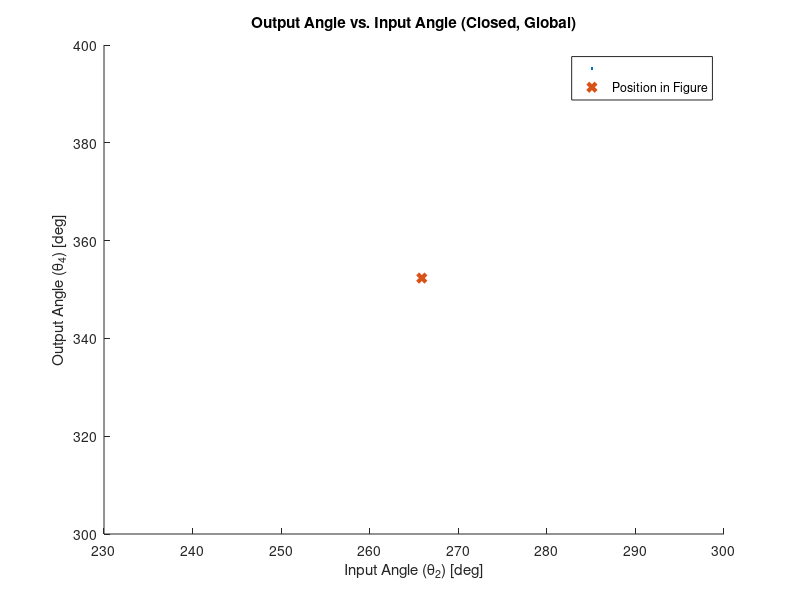
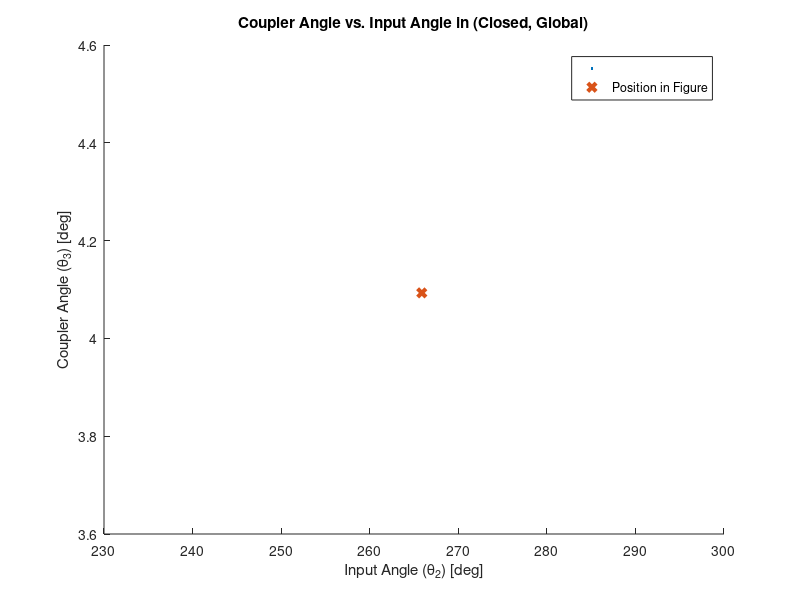
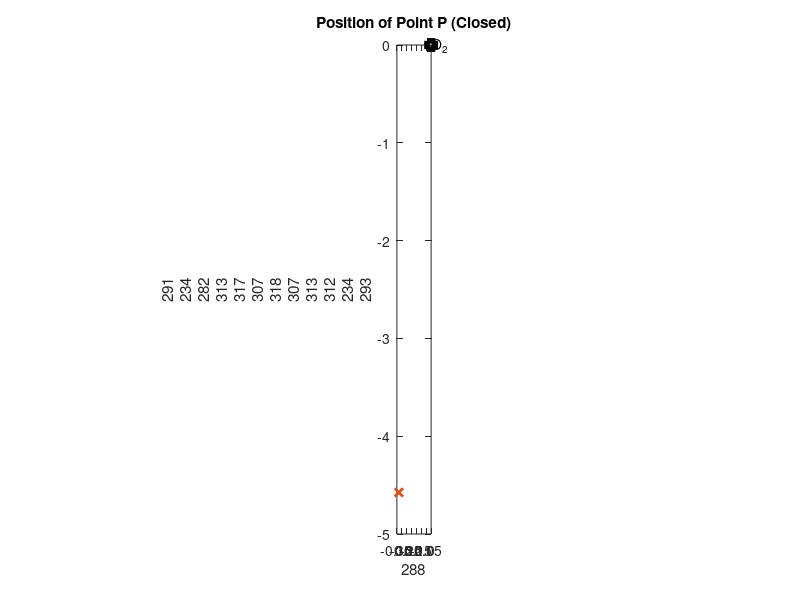
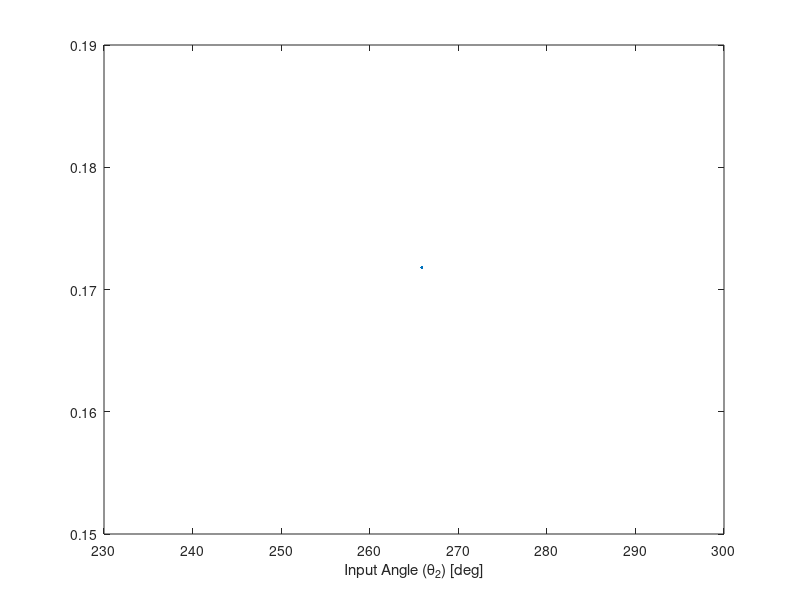

Reproduce these figures in MATLAB, in order. (Note: this script raises an error after producing the figures.)
%% ME480 Mechanism Solver
%Author: Michael Pagan
clc, clear, close all

%% 4 Bar Pin Joint Mechanism Parameters
% Link lengths
Lengths = [9.174, 12.97, 9.573, sqrt(2.79^2+6.948^2)]; %a,b,c,d 
a = Lengths(1); %input (crank) length
b = Lengths(2); %coupler length
c = Lengths(3); %output length
d = Lengths(4); %ground length
units = 'm'; %units of above link lengths

% transform between local and global coordinates
theta1 = 90-atand(2.79/6.948); %ccw angle from local +x axis to global X axis
     %local +x points from crank ground to ouput ground (O2 to O4)  
     
% point of interest P on linkage
P_link = 'a'; %define which link the point is on: 'a' 'b' or 'c'
delta = 0; %fixed angle between selected link vector and point vector on 
                %link. e.g. angle between AB and AP. cw = negative
p = a/2; %distance from link pin joint to desired point P (e.g. AP)

% position of mechanism shown in figure
theta2_fig_g = 360-theta1-26; %approximate theta 2 for determining configuration of 
                    %figure. Global system. Must be between 0-360 deg.
theta3_fig_g = 4; %approximate theta 3 for determining configuration of 
                    %figure. Global system. Must be between 0-360 deg. 
theta2_fig_l = theta2_fig_g + theta1; %DO NOT EDIT                 

% given speed and acceleration of crank
omega2 = 0.01; %input velocity [rad/s]
alpha2 = 0; %input acceleration [rad/s^2]

%Custom input range for crank in local coordinates
override_togs = 1; %change to 1 to use custom range
custom_input = theta2_fig_l; %specify custom range LOCAL coordinates
       
%No edits must be made below this header%    
%%%%%%%%%%%%%%%%%%%%%%%%%%%%%%%%%%%%%%%%%%%%%%%%%%%%%%%%%%%%%%%%%%%%%%%%%%
%   _  _     ____          _____    _____ _____ _   _ 
%  | || |   |  _ \   /\   |  __ \  |  __ \_   _| \ | |
%  | || |_  | |_) | /  \  | |__) | | |__) || | |  \| |
%  |__   _| |  _ < / /\ \ |  _  /  |  ___/ | | | . ` |
%     | |   | |_) / ____ \| | \ \  | |    _| |_| |\  |
%     |_|   |____/_/    \_\_|  \_\ |_|   |_____|_| \_|
%%%%%%%%%%%%%%%%%%%%%%%%%%%%%%%%%%%%%%%%%%%%%%%%%%%%%%%%%%%%%%%%%%%%%%%%%%                                                   
%% Toggle Positions
% Grashof determination
links = [a,b,c,d];
grash = 0; %flag for grashof
if (max(links)+ min(links)) <= sum(links)-(max(links)+ min(links))
    disp('GRASHOF MECHANISM')
    grash = 1;
else
    disp('NON-GRASHOF MECHANISM')
end

% Determine toggle points
%Flags for number of toggles
Onetog = 0;
Twotog = 0;
Notog = 0;

% Test for NaN case
tog1_inards = (a.^2+d.^2-b.^2-c.^2)./(2*a*d)+b*c./(a*d);
tog2_inards = (a.^2+d.^2-b.^2-c.^2)./(2*a*d)-b*c./(a*d);

% Calculate the two toggle positions, in local coordinates
if xor((abs(tog1_inards) > 1), (abs(tog2_inards) > 1))
    %checks that ONLY one of the toggle equations is valid
    Onetog = 1; %flag that we have opposite/equal togs
    disp('EQUAL AND OPPOSITE TOGGLE POSITIONS')
    if abs(tog1_inards) < 1 %plus case is valid
        theta_tog1_l = (acosd(tog1_inards)); %plus
        theta_tog2_l = -theta_tog1_l;

    else %minus case is valid
        theta_tog2_l = (acosd(tog2_inards)); % minus
        theta_tog1_l = -theta_tog2_l;
    end
elseif (abs(tog1_inards) > 1) && (abs(tog2_inards) > 1) 
    %checks that NEITHER toggle equations are valid
    disp('NO TOGGLE POSITIONS')
    Notog = 1;
else %both toggle equations must be valid
    disp('TWO UNIQUE TOGGLE POSITIONS')
    Twotog = 1;
    theta_tog1_l = (acosd(tog1_inards)); % plus
    theta_tog2_l = (acosd(tog2_inards)); % minus
end

%% Create input vector for current configuration
%determine if approximate theta 2 is between cw or ccw range of togs
if not(Notog)
    %create vector with original toggle points
    togs_l = [theta_tog1_l, theta_tog2_l];
    % create vector with positive toggle points
    togs_l_pos = togs_l + 360.*(togs_l < 0);
    % convert to global
    togs_g = togs_l_pos - theta1;
    
    if theta2_fig_l < max(togs_l_pos) && theta2_fig_g > min(togs_l_pos)
        toggle_dir = 1; %in this case the configuration lies in the ccw range
                        %of the toggle positions
    else
        toggle_dir = 0; %else configuration must be in the cw range
    end
end

%case for opposite and equal toggle angles. abs will be 0 to 180 deg
if override_togs > 0
    theta2l = custom_input;
    theta2g = theta2l - theta1;
else
    if Onetog
        % case for opposite and equal toggle angles
        if toggle_dir < 1 %from positive tog through +x axis to negative tog
            theta2l = flip(min(togs_l):0.5:max(togs_l)); %local
            theta2l = theta2l + 360.*(theta2l < 0);
        else % from positive tog through -x axis to negative tog
            theta2l = min(togs_l_pos):0.5:max(togs_l_pos); %local
        end

    elseif Twotog
        %case for two unique toggle points. togs will be [0 , 180] deg local
        % direction irrelevant bc range does not cross x axis
        theta2l = min(togs_l):0.5:max(togs_l); %local

    elseif Notog
        %case for no toggle points. Input angle theta 2 can go 360 deg
        theta2g = 0:0.5:360;
        theta2l = theta2g + theta1;
    end
end

% convert local input range to global
if not(Notog)
    theta2g = theta2l - theta1;
    theta2g = theta2g + 360.*(theta2g < 0);
end

% Make all negative input angles positive
theta2l = theta2l + 360.*(theta2l < 0);

%% Calculated Parameters
k1 = d./a;
k2 = d./c;
k3 = (a.^2-b.^2+c.^2+d.^2)./(2*a*c);
k4 = d./b;
k5 = (c.^2-d.^2-a.^2-b.^2)./(2*a*b);

A = cosd(theta2l)-k1-k2.*cosd(theta2l)+k3;
B = -2.*sind(theta2l);
C = k1-(k2+1).*cosd(theta2l)+k3;
D = cosd(theta2l)-k1+k4.*cosd(theta2l)+k5;
E = -2.*sind(theta2l);
F = k1 + (k4-1).*cosd(theta2l)+k5;

%% Output Angle Theta 4

%OPEN CONFIGURATION
%calculate the open configuration output angle. "Minus" eq
%find and remove imaginary input arguments
Q_m4 = (-B-sqrt(B.^2-4.*A.*C));
Q_m4(imag(Q_m4) ~= 0) = NaN;
%calculate the angle
theta4open_l = (2.*atan2d(Q_m4, 2.*A)); %local,
%convert to global. We only report output angles in global.
theta4open_g = theta4open_l - theta1;
%find and correct large and/or negative angles
for j = 1:2 %loop through twice for angles < -360
    theta4open_g = theta4open_g + 360.*(theta4open_g < 0);
end

%CLOSED CONFIGURATION
%calculate the closed configuration output angle. "Plus" eq
%find and remove imaginary input arguments
Q_p4 = (-B+sqrt(B.^2-4.*A.*C));
Q_p4(imag(Q_p4) ~= 0) = NaN;
%calculate the angle
theta4closed_l = (2.*atan2d(Q_p4,2.*A));%local,
%convert to global
theta4closed_g = theta4closed_l - theta1;
%find and correct large and/or negative angles
for j = 1:2
    theta4closed_g = theta4closed_g + 360.*(theta4closed_g < 0);
end

%DEPICTED CONFIGURATION
%calculate D,E,F for the current position
A_fig = cosd(theta2_fig_l)-k1-k2.*cosd(theta2_fig_l)+k3;
B_fig = -2.*sind(theta2_fig_l);
C_fig = k1-(k2+1).*cosd(theta2_fig_l)+k3;

%calculate closed theta 3 for current position
theta4closed_fig_l = (2.*atan2d(-B_fig+sqrt(B_fig.^2-4.*A_fig.*C_fig),...
                                    2.*A_fig)); %local, plus
%convert to global                  
theta4closed_fig_g = theta4closed_fig_l - theta1; 

%calculate open theta 3 for current position
theta4open_fig_l = 2.*atan2d(-B_fig-sqrt(B_fig.^2-4.*A_fig.*C_fig),...
                                    2.*A_fig); %local, minus
%convert to global                    
theta4open_fig_g = theta4open_fig_l - theta1;

%make sure angles are 0-360
for k = 1:2
    theta4open_fig_g = theta4open_fig_g + 360.*(theta4open_fig_g < 0);
    theta4closed_fig_g = theta4closed_fig_g + 360.*(theta4closed_fig_g < 0);
end

%% Coupler Angle Theta 3

%OPEN CONFIGURATION
%calculate the open configuration coupler angle. "Minus case"
%find and remove imaginary input arguments
Q_m3 = (-E-sqrt(E.^2-4.*D.*F));
Q_m3(imag(Q_m3) ~= 0) = NaN;
%calculate the angle
theta3open_l = (2.*atan2d(Q_m3,2.*D));%local, 
%convert to global
theta3open_g = theta3open_l - theta1;
%find and correct negative angles
for j = 1:2
    theta3open_g = theta3open_g + 360.*(theta3open_g < 0);
end

%CLOSED CONFIGURATION
%calculate the closed configuration coupler angle. "Plus case:"
%find and remove imaginary input arguments
Q_p3 = (-E+sqrt(E.^2-4.*D.*F));
Q_p3(imag(Q_p3) ~= 0) = NaN;
%calculate the angle
theta3closed_l = (2.*atan2d(Q_p3, 2.*D)); %local, plus
%convert to global
theta3closed_g = theta3closed_l - theta1; %
for j = 1:2
    theta3closed_g = theta3closed_g + 360.*(theta3closed_g < 0);
end

%DEPICTED CONFIGURATION
%calculate current coupler angle in given figure based on estimated theta2
%calculate D,E,F for the current position
D_fig = cosd(theta2_fig_l)-k1+k4.*cosd(theta2_fig_l)+k5;
E_fig = -2.*sind(theta2_fig_l);
F_fig = k1 + (k4-1).*cosd(theta2_fig_l)+k5;

%calculate closed theta 3 for current position
theta3closed_fig_l = (2.*atan2d((-E_fig+sqrt(E_fig.^2-4.*D_fig.*F_fig)),...
                      2.*D_fig)); %local, plus
%convert to global                  
theta3closed_fig_g = theta3closed_fig_l - theta1; 

%calculate open theta 3 for current position
theta3open_fig_l = (2.*atan2d((-E_fig-sqrt(E_fig.^2-4.*D_fig.*F_fig)),...
                        2.*D_fig));%local, 
%convert to global                    
theta3open_fig_g = theta3open_fig_l - theta1;

%make sure angles are 0-360
for k = 1:2
    theta3open_fig_g = theta3open_fig_g + 360.*(theta3open_fig_g < 0);
    theta3closed_fig_g = theta3closed_fig_g + 360.*(theta3closed_fig_g < 0);
end

%% Determine Configuration of Depiction in Figure
%check if open or closed coupler angle is closer to visually-estimated
    %coupler angle in figure. Comparison of absolute differences
if abs(theta3open_fig_g-theta3_fig_g) > abs(theta3closed_fig_g-theta3_fig_g)
    disp('FIGURE DEPICTS THE CLOSED CONFIGURATION')
    % flags for open/closed
    closed = 1;
    open = 0;
    
    theta3current_fig_g = theta3closed_fig_g;
    theta4current_fig_g = theta4closed_fig_g;
    
    theta3g = theta3closed_g;
    theta4g = theta4closed_g;
else
    disp('FIGURE DEPICTS THE OPEN CONFIGURATION')
    % flags for open/closed
    open = 1;
    closed = 0; 
    
    theta3current_fig_g = theta3open_fig_g;
    theta4current_fig_g = theta4open_fig_g;
    
    theta3g = theta3open_g;
    theta4g = theta4open_g;
end

%ensure the angles are (0-360)
for k = 1:2
    theta3current_fig_g = theta3current_fig_g + 360.*(theta3current_fig_g < 0);
    theta3current_fig_g = theta3current_fig_g - 360.*(theta3current_fig_g > 360);
    theta4current_fig_g = theta4current_fig_g + 360.*(theta4current_fig_g < 0);
    theta4current_fig_g = theta4current_fig_g - 360.*(theta4current_fig_g > 360);
end

%% Plot Coupler and Output Angles
figure(1)
hold on
plot((theta2g), theta4g,'.')
xlabel('Input Angle (\theta_2) [deg]')
ylabel('Output Angle (\theta_4) [deg]')
plot(theta2_fig_g, theta4current_fig_g, 'x','linewidth',3)
legend( '', 'Position in Figure')
if open
    title('Output Angle vs. Input Angle (Open, Global)')
else
    title('Output Angle vs. Input Angle (Closed, Global)')
end

figure(2)
hold on
plot(theta2g, theta3g, '.');
xlabel('Input Angle (\theta_2) [deg]')
ylabel('Coupler Angle (\theta_3) [deg]')
plot(theta2_fig_g, theta3current_fig_g, 'x','linewidth',3)
legend('','Position in Figure')
if open
    title('Coupler Angle vs. Input Angle in (Open, Global)')
else
    title('Coupler Angle vs. Input Angle in (Closed, Global)')
end

%% Point P on Coupler
%find the vector P in global space. 
if P_link == 'a' %point P is on link a (input). Pinned at O2
    %find angle of  O2P
    thetaP_g = theta2g + delta;
    
    % P-> = AP-> relative to O2
    P = p.*cosd(thetaP_g) + 1i.*p.*sind(thetaP_g);  
    
    %current position of point P
    thetaPcurrent_g = theta2_fig_g + delta;
    P_current = p.*cosd(thetaPcurrent_g) + 1i.*p.*sind(thetaPcurrent_g);  
    
elseif P_link == 'b' %point P is on link b (coupler). Pinned at A
    %find angle of AP
    thetaP_g = theta3g + delta;
    
    %P-> = AB-> + BP-> relative to O2
    P = a.*cosd(theta2g) + p.*cosd(thetaP_g) + ...
        1i.*(a.*sind(theta2g) + p.*sind(thetaP_g));
    
    %current position of point P
    thetaPcurrent_g = theta3current_fig_g + delta;
    P_current = a.*cosd(theta2_fig_g) + p.*cosd(thetaPcurrent_g) + ...
        1i.*(a.*sind(theta2_fig_g) + p.*sind(thetaPcurrent_g));
    
elseif P_link == 'c' %point P is on link c (output)
    %find angle O4P
    thetaP_g = theta4g + delta;
                                       
    
    % P-> = O2P-> relative to O4
    P = p.*cosd((thetaP_g)) + 1i.*p.*sind((thetaP_g));

    %current position of point P relative to O4
    thetaPcurrent_g = theta4current_fig_g + delta;
    P_current = p.*cosd(thetaPcurrent_g) + 1i.*p.*sind(thetaPcurrent_g); 
    
else %point P link incorrectly defined
    disp('Incorrect definition of link for point P. Check  var ''P_link''')
end

Px = real(P);
Py = imag(P);
Px_current = real(P_current);
Py_current = imag(P_current);

%% Plot Position on Coupler

figure(4)
plot(Px, Py, '.')
xlabel({"X Position [" + units + "["})
ylabel("Y Position [" + units + "]")
daspect([1 1 1]);

if open
    title('Position of Point P (Open)')
else
    title('Position of Point P (Closed)')
end

hold on
%plot current position of P
plot(Px_current, Py_current, 'x','linewidth',2)

%plot and label the origin
plot(0,0,'ks','linewidth', 4)
if P_link == 'b' || P_link == 'a' %O2 is at the origin
    text(.05.*range([Px]),0, {'O_2'})
elseif P_link == 'c' %O4 is at origin
    text(.05.*range([Px]),0, {'O_4'})
end

%% Velocity Analysis
omega3 = a.*omega2./b .* (sind(theta4g-theta2g)./sind(theta3g-...
    theta4g));
omega4 = a.*omega2./c .* (sind(-theta3g+theta2g)./sind(theta4g-...
    theta3g));

% filter out very high velocities
omega3(abs(theta3g-theta4g) < 0.1) = NaN;
omega4(abs(theta3g-theta4g) < 0.1) = NaN;

% velocity of A (crank end), is tangential to crank arc
VA_g = a.*omega2.*(-sind(theta2g)+1i.*cosd(theta2g));

% velocity of B relative to A
VBA_g = b.*omega3 .*(-sind(theta3g)+1i.*cosd(theta3g));

% velocity of B, is tangential to output arc
VB_g = c.*omega4 .*(-sind(theta4g)+1i.*cosd(theta4g));

% velocity of P relative to A
VPA_g = p.*omega3 .* -sind(theta3g + delta) + 1i.*p.*omega3 ...
    .* cosd(theta3g+delta);
% velocity of P
VP_g = VA_g + VPA_g;

% velocity magnitudes
VA_mag = abs(VA_g);
VB_mag = abs(VB_g);
VP_mag = abs(VP_g);

%% Plot velocity
figure(5)
plot(theta2g, VP_mag, '.');
xlabel('Input Angle (\theta_2) [deg]')
ylabel("|V_P| [" + units +"/s]")

if open
    title('Point P Velocity vs Input Angle (Open)')
else
    title('Point P Velocity vs Input Angle (Closed)')
end

%% Acceleration Analysis
A_a = c*sind(theta4g);
B_a = b*sind(theta3g);
C_a = a*alpha2.*sind(theta2g)+a*omega2.^2.*cosd(theta2g)+b*omega3.^2 ...
    .*cosd(theta3g) - c*omega4.^2 .*cosd(theta4g);
D_a = c*cosd(theta4g);
E_a = b*cosd(theta3g);
F_a = a*alpha2.*cosd(theta2g)- a*omega2.^2.*sind(theta2g)-b*omega3.^2 ...
    .*sind(theta3g) + c*omega4.^2 .*sind(theta4g);

alpha3 = (C_a.*D_a - A_a.*F_a)./(A_a.*E_a - B_a.*D_a);
alpha4 = (C_a.*E_a - B_a.*F_a)./(A_a.*E_a - B_a.*D_a);

%Linear Acceleration of P
A_A = a*alpha2.*(-sind(theta2g)+1i*cosd(theta2g)) ...
    - a*omega2.^2.*(cosd(theta2g)+1i*sind(theta2g));
A_PA = p*alpha3.*(-sind(theta3g+delta)+1i*cosd(theta3g+delta)) ...
    - p*omega3.^2.*(cosd(theta3g+delta)+1i*sind(theta3g+delta));

A_P = A_A + A_PA;

%% Plot Acceleration
figure(6)
plot(theta2g, alpha4, '.');
xlabel('Input Angle (\theta_2) [deg]')
ylabel("\alpha_{5} [" + units +"/s^2]")

if open
    title('Link 5 Angular Acceleration vs Input Angle (Open)')
else
    title('Link 5 Angular Acceleration vs Input Angle (Closed)')
end

figure(7)
plot(theta2g, abs(A_P), '.');
xlabel('Input Angle (\theta_2) [deg]')
ylabel("Linear Acceleration of Point F [" + units +"/s^2]")

if open
    title('Point F Linear Acceleration vs Input Angle (Open)')
else
    title('Point F Linear Acceleration vs Input Angle (Closed)')
end
%% Print Relevant Values
%print values only if evaluating for one theta 2 input
if length(theta2g) == 1
    %define output vectors
    links = ["Crank (a)", "Coupler (b)", "Output (c)"]';
    thetas = [theta2g, theta3g, theta4g]';
    omegas = [omega2, omega3, omega4]';
    alphas = [alpha2 , alpha3, alpha4]';
    %create and display the table
    mechanism_state = table;
    mechanism_state.Link = links;
    mechanism_state.Angle = thetas;
    mechanism_state.Speed = omegas;
    mechanism_state.Acceleration = alphas;
    mechanism_state.Properties.VariableNames{2} = 'Angle [deg]';
    mechanism_state.Properties.VariableNames{3} = 'Speed [rad/s]';
    mechanism_state.Properties.VariableNames{4} = 'Acceleration [rad/s^2]';
    disp(mechanism_state)
end

%% Force Analysis
% applied force
F_P = 0;
F_Px = 0;
F_Py = 0;

R_Px = 0;
R_Py = 0;

% applied torque
T4 = 0;

m2 = 0.6; % [kg]
m3 = 1.80;
m4 = 1.2;

% moments of inertia (slender rods)
I2 = a^2*m2/12;
I3 = b^2*m3/12;
I4 = c^2*m4/12;

% R components (slender rods with CG at center)
R_12 = a/2 * (cosd(theta2g-180) + 1i*sind(theta2g-180));
R_12x = real(R_12);
R_12y = imag(R_12);

R_32 = a/2 * (cosd(theta2g) + 1i*sind(theta2g));
R_32x = real(R_32);
R_32y = imag(R_32);

R_23 = b/2 * (cosd(theta3g-180) + 1i*sind(theta3g-180));
R_23x = real(R_23);
R_23y = imag(R_23);

R_43 = b/2 * (cosd(theta3g) + 1i*sind(theta3g));
R_43x = real(R_43);
R_43y = imag(R_43);

R_34 = c/2 * (cosd(theta4g) + 1i*sind(theta4g));
R_34x = real(R_34);
R_34y = imag(R_34);

R_14 = c/2 * (cosd(theta4g-180) + 1i*sind(theta4g-180));
R_14x = real(R_14);
R_14y = imag(R_14);

% CG accelerations
A_G2 = a/2 * alpha2.*(-sind(theta2g)+1i*cosd(theta2g)) ...
    - a/2 * omega2.^2.*(cosd(theta2g)+1i*sind(theta2g));
A_G2x = real(A_G2);
A_G2y = imag(A_G2);

A_A = a*alpha2.*(-sind(theta2g)+1i*cosd(theta2g)) ...
    - a*omega2.^2.*(cosd(theta2g)+1i*sind(theta2g));
A_G2A = (b/2)*alpha3.*(-sind(theta3g)+1i*cosd(theta3g)) ...
    - (b/2)*omega3.^2.*(cosd(theta3g)+1i*sind(theta3g));
A_G3 = A_A + A_G2A;
A_G3x = real(A_G3);
A_G3y = imag(A_G3);

A_G4 = c/2 * alpha4.*(-sind(theta4g)+1i*cosd(theta4g)) ...
    - a/2 * omega4.^2.*(cosd(theta4g)+1i*sind(theta4g));
A_G4x = real(A_G4);
A_G4y = imag(A_G4);

% solve system of equations
A_fa =   [1 0 1 0 0 0 0 0 0;
         0 1 0 1 0 0 0 0 0;
         -R_12y R_12x -R_32y R_32x 0 0 0 0 1;
         0 0 -1 0 1 0 0 0 0;
         0 0 0 -1 0 1 0 0 0;
         0 0 R_23y -R_23x -R_43y R_43x 0 0 0;
         0 0 0 0 -1 0 1 0 0;
         0 0 0 0 0 -1 0 1 0;
         0 0 0 0 R_34y -R_34x -R_14y R_14x 0];
b_fa = [m2*A_G2x;
     m2*A_G2y;
     I2*alpha2;
     m3*A_G3x-F_Px;
     m3*A_G3y-F_Py;
     I3*alpha3 - R_Px*F_Py + R_Py*F_Px;
     m4*A_G4x;
     m4*A_G4y;
     I4*alpha4 - T4];
 
x_fa = linsolve(A_fa,b_fa);

% Force magnitudes
F_12 = sqrt(x_fa(1)^2+x_fa(2)^2);

F_32 = sqrt(x_fa(3)^2+x_fa(4)^2);

F_43 = sqrt(x_fa(5)^2+x_fa(6)^2);

F_14 = sqrt(x_fa(7)^2+x_fa(8)^2);

T_2 = x_fa(9);
